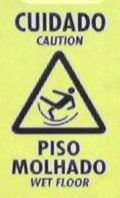
#> input picture src/placa_cuidado.jpg, 120 x 198 px
$ python -i ObjectDetector.py   (imports and definitions only)   (older library calls are emulated)
#> lines starting #> are read from the running program, lines starting #| are printed output that depends on the picture; after the words box and inside, x2 and y2 are one past the last pixel; in counts of white or black regions, pixels touching at a corner belong together
#> further down, picture is the input picture: shape (198, 120, 3); mean B, G, R 128.3, 203, 195.7
### src/utils/GarageUtils.py
import requests
import json

class GarageApi:
    def __init__(self, address='', token=''):
        self.BASE_URL = 'https://dojo-opencv-cit.appspot.com/_ah/api/status/v1/new'
        self.ADDRESS = address
        self.TOKEN = token

    # [4 lines left out: function post, not called in this run]

    def get_last(self):
        return requests.get(self.BASE_URL + self.ADDRESS + '/last').content

    def get(self):
        return requests.get(self.BASE_URL + self.ADDRESS).content

### src/ObjectDetector/ObjectDetector.py
import os
import datetime
import cv2
import imutils
import numpy as np
from utils.GarageUtils import GarageApi

from utils import GarageUtils


class ObjectDetector:
    def __init__(self):
        self.tempoContadorAchou = 30
        self.tempoContadorNaoAchou = 150
        self.caminhoImagem = 'placa_cuidado.jpg'
        self.yellowLower = np.array([91, 227, 213])
        self.yellowUpper = np.array([203, 255, 255])
        self.statusBanheiroAnterior = np.array([2, 2])
        self.statusBanheiroAtual = np.array([0, 0])

        self.garageApi = GarageApi()

    # Verifica se a placa mudou de posicao
    # [13 lines left out: function avalia_placa, not called in this run]

    def escrever_tela(self, frame, mensagem, startX, endY) :
        cv2.putText(frame, mensagem, (startX, endY), cv2.FONT_HERSHEY_SIMPLEX, 2, (255, 255, 255))

    # [65 lines left out: functions enviar_status_plataforma, procura_placa, desenha_linhas, trata_imagem, not called in this run]

    def achou_cor(self, frame):
        yellow = cv2.inRange(frame, self.yellowLower, self.yellowUpper)
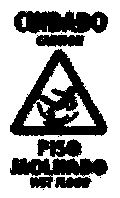
#> yellow: shape (198, 120); 65.3% white; 12 black regions (6 under 20 px), largest, box (x1, y1, x2, y2) and area: (10, 49, 108, 136) 3489, (14, 10, 108, 34) 1692, (10, 158, 108, 188) 1618, (37, 139, 82, 157) 610, (36, 34, 85, 47) 494, (55, 177, 92, 188) 338
        yellow = cv2.GaussianBlur(yellow, (3, 3), 0)
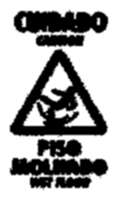
#> yellow: shape (198, 120); min 0, max 255, mean 166.5

        (_, cnts, _) = cv2.findContours(yellow.copy(), cv2.RETR_EXTERNAL, cv2.CHAIN_APPROX_SIMPLE)
#> cnts = [[[0, 0], [0, 197], [119, 197], [119, 0]]]

        return len(cnts) > 0

    # [87 lines left out: functions recuperar_posicoes, integrar_plataforma_iot, escrever_log, startDetector, not called in this run]

>>> import cv2
>>> picture = cv2.imread('../placa_cuidado.jpg')
>>> result = ObjectDetector().achou_cor(picture)
#> result = True
